Frame 1 (no input): blank canvas, image omitted
Frame 60 (the mouse pressed at the canvas centre just before this capture): blank canvas, image omitted
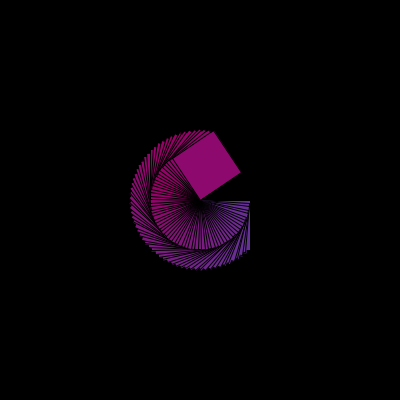
Frame 120 (the mouse held since frame 60 and released just before this capture)

The Processing sketch whose frames 1 and 60 were blank and that drew this single picture after the mouse press (run headless with seeded random() and noise(); from frame 60 on, the mouse is pressed at the canvas centre):

// Processing sketch: processing_113320
// ── processing_113320.pde

float angle=0.0;
int r;
int g;
int b;
boolean colorchange;

void setup() {
  size(400,400);
  background(0);
  stroke(0);
  r=100;
  g=50;
  b=150;
  colorchange=false;
}

void draw(){
  fill(r,g,b);
  
  if(mousePressed==true){
  translate(mouseX,mouseY);
  rotate(angle);
  rect(0,0,mouseX/4,mouseY/4);
  angle+=0.07;
  
    if(!colorchange){
      r++;
      g--;
      b--;
    }else if (colorchange) {
    r--;
    g++;
    b++;
    }
    if(g<=0 || g>=255) {
      colorchange= !colorchange;
    } 
  }
  
  if (keyPressed) {
    if(key==' ');{
      background(0);
     }
  }
}

  
  
